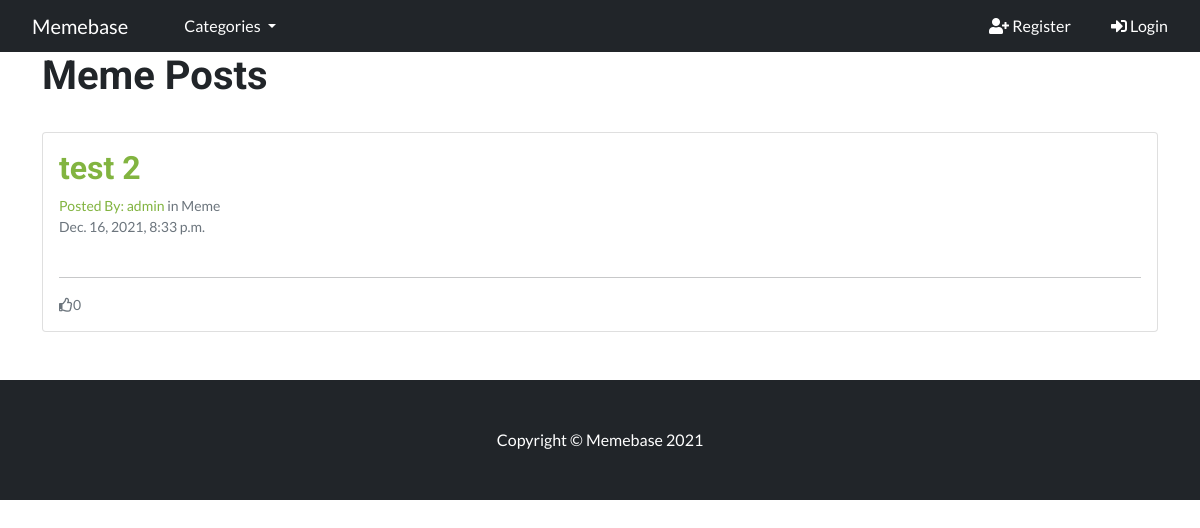
/category/Meme/, run on the app's committed database.
### memeblog/models.py (models this page shows, shortened)
class Post(models.Model):
    title = models.CharField(max_length=200, unique=True)
    slug = models.SlugField(max_length=200, unique=True)
    category = models.CharField(max_length=200)
    author = models.ForeignKey(User, on_delete=models.CASCADE, related_name="blog_posts")
    posted_on = models.DateTimeField(auto_now=True)
    content_image = CloudinaryField('image')
    likes = models.ManyToManyField(User, related_name='post_likes', blank=True)
    class Meta:
        ordering = ['-posted_on']

### memeblog/views.py (the view)
# urls.py: path('category/<category>/', CategoryView.as_view(), name='category'),
class CategoryView(ListView):
    template_name = 'category_page.html'
    context_object_name = 'catlist'
    def get_queryset(self):
        content = {
            'cat': self.kwargs['category'],
            'posts': Post.objects.filter(category=self.kwargs['category'])
        }
        return content

### memeblog/views.py (called while the page is built)
def category_list(request):
    category_list = Category.objects.all()
    context = {
        'category_list': category_list
    }
    return context

### templates/category_page.html (shortened to what this page needs)
{% extends "base.html" %}
{% block content %}
{% if catlist.posts %}
    <div class="container">
        <div class="row">
            <h1>{{ catlist.cat|title }} Posts</h1>
            <div class="col-lg-12 mb-4 mt-4">
                {% for post in catlist.posts %}
                    <div class="card mb-4">
                        <a href="{% url 'post_detail' post.pk %}">
                            <div class="card-body">
                                <h2 class="card-title">{{ post.title }}</h2>
                                <div class="small text-muted">Posted By: <a href="{% url 'profile_page' post.author.userprofile.id %}">{{ post.author }}</a> in {{ post.category }}
                                </div>
                                <div class="small text-muted">{{ post.posted_on }}</div>
                                <hr>
                                <div class="small text-muted"><i class="far fa-thumbs-up"></i>{{ post.likes.count }}</div>
                            </div>
                        </a>
                    </div>
                {% endfor %}
            </div>
        </div>
    </div>
{% else %}
<div class="container">
    <div class="row">
        <h2>Sorry this page does not exsist</h2>
    </div>
</div>
{% endif %}
{% endblock %}

### static/css/style.css (style rules this page uses)
body { font-family: Lato, sans-serif; font-weight: 400; }
.h1, .h2, .h3, .h4, .h5, .h6, h1, h2, h3, h4, h5, h6 { font-family: Roboto, sans-serif; font-weight: bold; }
a { color: #82b440; text-decoration: none; }

### data on the page
Post: title "test 2", author "admin", category "Meme", posted_on "Dec. 16, 2021, 8:33 p.m.", likes.count "0"

### other printed values
{{ catlist.cat|title }} "Meme"
